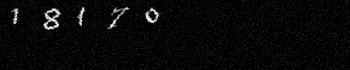
%> input picture HA1/inl1_to_students/inl1_to_students/ocr_project/datasets/home1/im113.jpg, 350 x 70 px
$ octave --eval "result = im2segment(imread('../../../../../HA1/inl1_to_students/inl1_to_students/ocr_project/datasets/home1/im113.jpg'));"   (GNU Octave 9; MATLAB toolbox functions it lacks are replaced by stand-ins)
%> lines starting %> are read from the running program, lines starting %| are printed output that depends on the picture
function S = im2segment(im)

    fbild = uint8(im);
%> fbild is the input picture: size 70x350 uint8; min 0, max 255, mean 9.2
    H = fspecial('gaussian'); %gaussian filter
    filteredImg = imfilter(fbild,H);

    level = round(mean(mean(filteredImg)));
%> level = 9
    %level = 43;
    m = size(im,1);
%> m = 70
    n = size(im,2);
%> n = 350
    new_image = zeros(m,n);
    new_image = filteredImg>level;
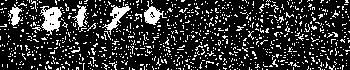
%> new_image: size 70x350 logical; 19.3% white in thin lines or dots

    CC = bwconncomp(new_image,8);
%> CC = 975 connected components
    L = labelmatrix(CC);
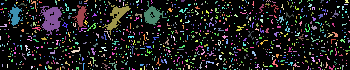
%> L: size 70x350 uint16; 976 distinct labels, from 0 to 975; one colour per label, 0 black
    T = regionprops(CC,'Area');
%> T = 975 regions; largest, Area: 384, 259, 230, 152, 152
    P=20;
    findN = find([T.Area]>P);
%> findN = [21 112 181 183 251 368 760]
    NoSeg = length(findN);
%> NoSeg = 7
    S = cell(1,NoSeg);
%> S = {[], [], [], [], [], [], []}

    for i=1:NoSeg
        S{i} = ismember(L,findN(i));
    end
%> this loop made 7 passes
%> after the loop, S = 7 items

$ run again, on HA1/inl1_to_students/inl1_to_students/ocr_project/datasets/home1/im117.jpg
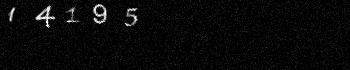
%> input picture HA1/inl1_to_students/inl1_to_students/ocr_project/datasets/home1/im117.jpg, 350 x 70 px
%> in im2segment, fbild is the input picture: size 70x350 uint8; min 0, max 255, mean 8.9
%> level = 9
%> in im2segment, `new_image = filteredImg>level;`:
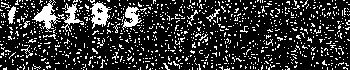
%> new_image: size 70x350 logical; 19.2% white in thin lines or dots
%> CC = 989 connected components
%> in im2segment, `L = labelmatrix(CC);`:
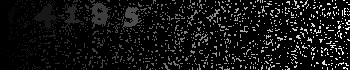
%> L: size 70x350 uint16; min 0, max 989, mean 79.7; drawn with min black and max white
%> T = 989 regions; largest, Area: 324, 307, 232, 225, 92
%> findN = [28 61 66 92 130 157 238 305 499 563]
%> NoSeg = 10
%> in im2segment, `S = cell(1,NoSeg);`: S = {[], [], [], [], [], [], [], [], [], []}
%> the loop in im2segment, `for i=1:NoSeg` made 10 passes
%> after the loop in im2segment, `for i=1:NoSeg`: S = 10 items
